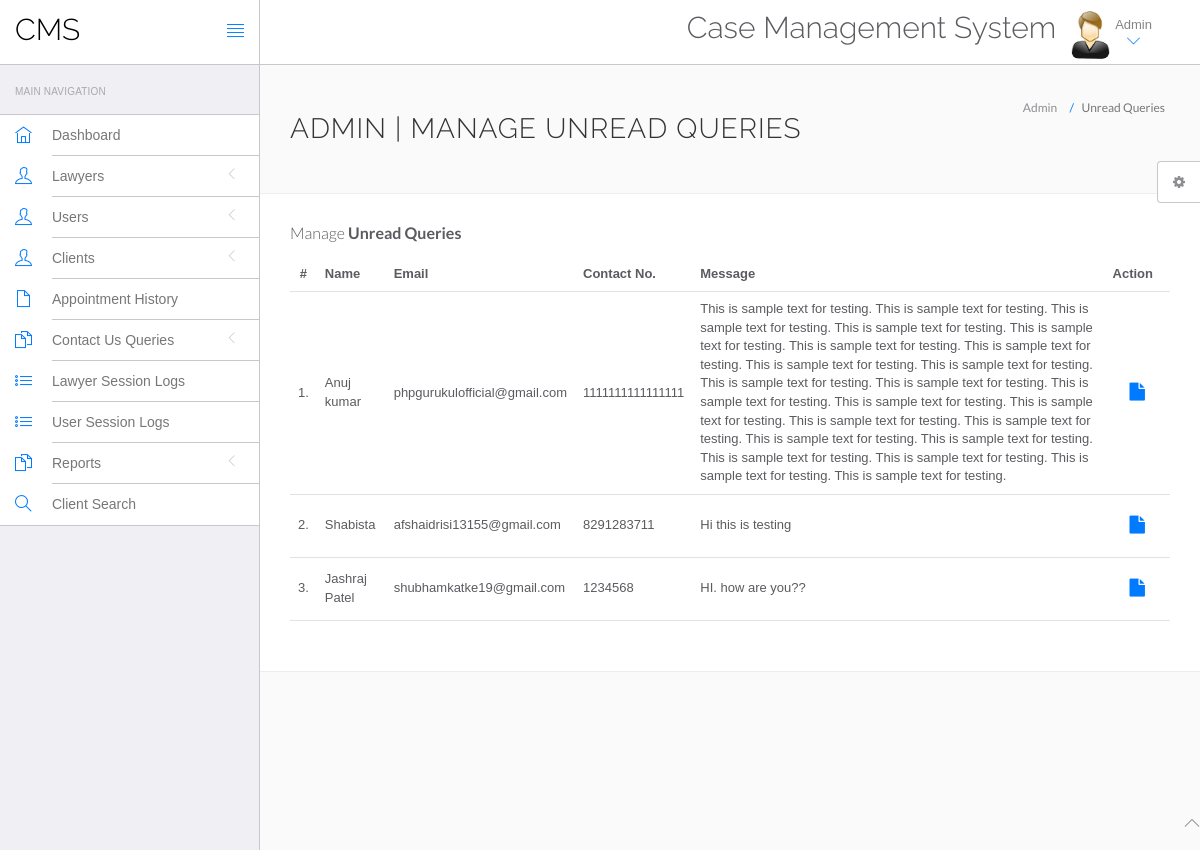
The app's page /hms/admin/unread-queries.php (signed in) with its own data.
### tables this page shows
CREATE TABLE `tblcontactus` (
  `id` int(11) NOT NULL,
  `fullname` varchar(255) DEFAULT NULL,
  `email` varchar(255) DEFAULT NULL,
  `contactno` bigint(12) DEFAULT NULL,
  `message` mediumtext DEFAULT NULL,
  `PostingDate` timestamp NULL DEFAULT current_timestamp(),
  `AdminRemark` mediumtext DEFAULT NULL,
  `LastupdationDate` timestamp NULL DEFAULT NULL ON UPDATE current_timestamp(),
  `IsRead` int(11) DEFAULT NULL
);

### hms/admin/unread-queries.php (the view, shortened to what this page needs)
<?php
include('include/config.php');
?>
<!DOCTYPE html>
<html lang="en">
	<head>
		<link rel="stylesheet" href="vendor/bootstrap/css/bootstrap.min.css">
		<link rel="stylesheet" href="vendor/fontawesome/css/font-awesome.min.css">
		<link rel="stylesheet" href="vendor/themify-icons/themify-icons.min.css">
		<link href="vendor/animate.css/animate.min.css" rel="stylesheet" media="screen">
		<link href="vendor/perfect-scrollbar/perfect-scrollbar.min.css" rel="stylesheet" media="screen">
		<link href="vendor/switchery/switchery.min.css" rel="stylesheet" media="screen">
		<link href="vendor/bootstrap-touchspin/jquery.bootstrap-touchspin.min.css" rel="stylesheet" media="screen">
		<link href="vendor/select2/select2.min.css" rel="stylesheet" media="screen">
		<link href="vendor/bootstrap-datepicker/bootstrap-datepicker3.standalone.min.css" rel="stylesheet" media="screen">
		<link href="vendor/bootstrap-timepicker/bootstrap-timepicker.min.css" rel="stylesheet" media="screen">
		<link rel="stylesheet" href="assets/css/styles.css">
		<link rel="stylesheet" href="assets/css/plugins.css">
		<link rel="stylesheet" href="assets/css/themes/theme-1.css" id="skin_color" />
	</head>
	<body>
		<div id="app">
<?php include('include/sidebar.php');?>
			<div class="app-content">
						<?php include('include/header.php');?>
				<div class="main-content" >
					<div class="wrap-content container" id="container">
						<section id="page-title">
							<div class="row">
								<div class="col-sm-8">
									<h1 class="mainTitle">Admin | Manage Unread Queries</h1>
																	</div>
								<ol class="breadcrumb">
									<li>
										<span>Admin</span>
									</li>
									<li class="active">
										<span>Unread Queries</span>
									</li>
								</ol>
							</div>
						</section>
						<div class="container-fluid container-fullw bg-white">
									<div class="row">
								<div class="col-md-12">
									<h5 class="over-title margin-bottom-15">Manage <span class="text-bold">Unread Queries</span></h5>
									<table class="table table-hover" id="sample-table-1">
										<thead>
											<tr>
												<th class="center">#</th>
												<th>Name</th>
												<th class="hidden-xs">Email</th>
												<th>Contact No. </th>
												<th>Message </th>
												<th>Action</th>
											</tr>
										</thead>
										<tbody>
<?php
$sql=mysqli_query($con,"select * from tblcontactus where IsRead is null");
$cnt=1;
while($row=mysqli_fetch_array($sql))
{
?>
											<tr>
												<td class="center"><?php echo $cnt;?>.</td>
												<td class="hidden-xs"><?php echo $row['fullname'];?></td>
												<td><?php echo $row['email'];?></td>
												<td><?php echo $row['contactno'];?></td>
												<td><?php echo $row['message'];?></td>
												<td >
												<div class="visible-md visible-lg hidden-sm hidden-xs">
							<a href="query-details.php?id=<?php echo $row['id'];?>" class="btn btn-transparent btn-lg" title="View Details"><i class="fa fa-file"></i></a>
												</div>
												</td>
											</tr>
											<?php
$cnt=$cnt+1;
											 }?>
										</tbody>
									</table>
								</div>
							</div>
								</div>
							</div>
						</div>
					</div>
				</div>
	<?php include('include/footer.php');?>
	<?php include('include/setting.php');?>
	</body>
</html>

### hms/admin/assets/css/themes/theme-1.css (style rules this page uses)
body { background: #FAFAFA; }

### records on screen
tblcontactus: fullname "Anuj kumar", email "phpgurukulofficial@gmail.com", contactno "1111111111111111", message "This is sample text for testing. This is sample text for testing. This is sample text for testing. This is sample text for testing. This is sample text for testing. This is sample text for testing. This is sample text for testing. This is sample text for testing. This is sample text for testing. This is sample text for testing. This is sample text for testing. This is sample text for testing. This is sample text for testing. This is sample text for testing. This is sample text for testing. This is sample text for testing. This is sample text for testing. This is sample text for testing. This is sample text for testing. This is sample text for testing. This is sample text for testing. This…"
tblcontactus: fullname "Shabista", email "afshaidrisi13155@gmail.com", contactno "8291283711", message "Hi this is testing"
tblcontactus: fullname "Jashraj Patel", email "shubhamkatke19@gmail.com", contactno "1234568", message "HI. how are you??"
